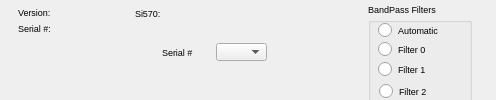
<?xml version="1.0" encoding="UTF-8"?>
<ui version="4.0">
 <class>SoftRockOptions</class>
 <widget class="QWidget" name="SoftRockOptions">
  <property name="geometry">
   <rect>
    <x>0</x>
    <y>0</y>
    <width>496</width>
    <height>100</height>
   </rect>
  </property>
  <property name="windowTitle">
   <string>Dialog</string>
  </property>
  <widget class="QGroupBox" name="groupBox">
   <property name="geometry">
    <rect>
     <x>368</x>
     <y>3</y>
     <width>104</width>
     <height>129</height>
    </rect>
   </property>
   <property name="font">
    <font>
     <pointsize>7</pointsize>
    </font>
   </property>
   <property name="title">
    <string>BandPass Filters</string>
   </property>
   <widget class="QRadioButton" name="automaticButton">
    <property name="geometry">
     <rect>
      <x>10</x>
      <y>19</y>
      <width>82</width>
      <height>17</height>
     </rect>
    </property>
    <property name="font">
     <font>
      <pointsize>7</pointsize>
     </font>
    </property>
    <property name="text">
     <string>Automatic</string>
    </property>
   </widget>
   <widget class="QRadioButton" name="filter0Button">
    <property name="geometry">
     <rect>
      <x>10</x>
      <y>38</y>
      <width>82</width>
      <height>17</height>
     </rect>
    </property>
    <property name="font">
     <font>
      <pointsize>7</pointsize>
     </font>
    </property>
    <property name="text">
     <string>Filter 0</string>
    </property>
   </widget>
   <widget class="QRadioButton" name="filter1Button">
    <property name="geometry">
     <rect>
      <x>10</x>
      <y>58</y>
      <width>82</width>
      <height>17</height>
     </rect>
    </property>
    <property name="font">
     <font>
      <pointsize>7</pointsize>
     </font>
    </property>
    <property name="text">
     <string>Filter 1</string>
    </property>
   </widget>
   <widget class="QRadioButton" name="filter2Button">
    <property name="geometry">
     <rect>
      <x>11</x>
      <y>80</y>
      <width>82</width>
      <height>17</height>
     </rect>
    </property>
    <property name="font">
     <font>
      <pointsize>7</pointsize>
     </font>
    </property>
    <property name="text">
     <string>Filter 2</string>
    </property>
   </widget>
   <widget class="QRadioButton" name="filter3Button">
    <property name="geometry">
     <rect>
      <x>11</x>
      <y>102</y>
      <width>82</width>
      <height>17</height>
     </rect>
    </property>
    <property name="font">
     <font>
      <pointsize>7</pointsize>
     </font>
    </property>
    <property name="text">
     <string>Filter 3</string>
    </property>
   </widget>
  </widget>
  <widget class="QLabel" name="versionLabel">
   <property name="geometry">
    <rect>
     <x>18</x>
     <y>4</y>
     <width>156</width>
     <height>16</height>
    </rect>
   </property>
   <property name="font">
    <font>
     <pointsize>7</pointsize>
    </font>
   </property>
   <property name="text">
    <string>Version:</string>
   </property>
  </widget>
  <widget class="QLabel" name="si570Label">
   <property name="geometry">
    <rect>
     <x>135</x>
     <y>5</y>
     <width>148</width>
     <height>16</height>
    </rect>
   </property>
   <property name="font">
    <font>
     <pointsize>7</pointsize>
    </font>
   </property>
   <property name="text">
    <string>Si570:</string>
   </property>
  </widget>
  <widget class="QLabel" name="serialLabel">
   <property name="geometry">
    <rect>
     <x>18</x>
     <y>20</y>
     <width>107</width>
     <height>16</height>
    </rect>
   </property>
   <property name="font">
    <font>
     <pointsize>7</pointsize>
    </font>
   </property>
   <property name="text">
    <string>Serial #:</string>
   </property>
  </widget>
  <widget class="QComboBox" name="serialBox">
   <property name="geometry">
    <rect>
     <x>216</x>
     <y>43</y>
     <width>51</width>
     <height>18</height>
    </rect>
   </property>
   <property name="font">
    <font>
     <pointsize>7</pointsize>
    </font>
   </property>
  </widget>
  <widget class="QLabel" name="label">
   <property name="geometry">
    <rect>
     <x>162</x>
     <y>46</y>
     <width>46</width>
     <height>13</height>
    </rect>
   </property>
   <property name="font">
    <font>
     <pointsize>7</pointsize>
    </font>
   </property>
   <property name="text">
    <string>Serial #</string>
   </property>
  </widget>
 </widget>
 <resources/>
 <connections/>
</ui>
